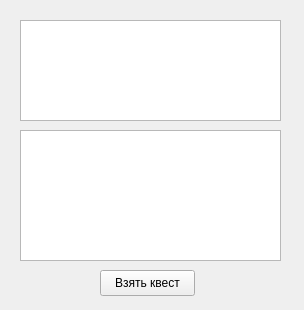
<?xml version="1.0" encoding="UTF-8"?>
<ui version="4.0">
 <class>Talk</class>
 <widget class="QWidget" name="Talk">
  <property name="geometry">
   <rect>
    <x>0</x>
    <y>0</y>
    <width>304</width>
    <height>310</height>
   </rect>
  </property>
  <property name="windowTitle">
   <string>Form</string>
  </property>
  <widget class="QListWidget" name="listWidget">
   <property name="geometry">
    <rect>
     <x>20</x>
     <y>20</y>
     <width>261</width>
     <height>101</height>
    </rect>
   </property>
  </widget>
  <widget class="QTextEdit" name="textEdit">
   <property name="geometry">
    <rect>
     <x>20</x>
     <y>130</y>
     <width>261</width>
     <height>131</height>
    </rect>
   </property>
   <property name="readOnly">
    <bool>true</bool>
   </property>
  </widget>
  <widget class="QPushButton" name="pushButton">
   <property name="geometry">
    <rect>
     <x>100</x>
     <y>270</y>
     <width>95</width>
     <height>26</height>
    </rect>
   </property>
   <property name="text">
    <string>Взять квест</string>
   </property>
  </widget>
 </widget>
 <resources/>
 <connections/>
</ui>
